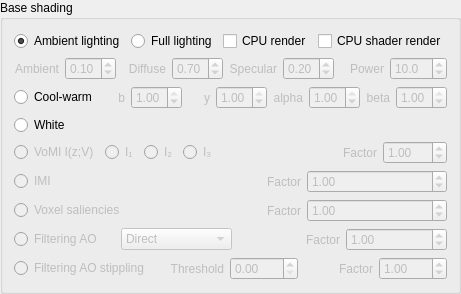
        <widget class="QGroupBox" name="m_baseShadingGroupBox">
         <property name="title">
          <string>Base shading</string>
         </property>
         <layout class="QVBoxLayout" name="verticalLayout">
          <item>
           <layout class="QVBoxLayout" name="verticalLayout_12">
            <item>
             <layout class="QHBoxLayout" name="horizontalLayout_3">
              <item>
               <widget class="QRadioButton" name="m_baseAmbientLightingRadioButton">
                <property name="text">
                 <string>Ambient lighting</string>
                </property>
                <property name="checked">
                 <bool>true</bool>
                </property>
               </widget>
              </item>
              <item>
               <widget class="QRadioButton" name="m_baseFullLightingRadioButton">
                <property name="text">
                 <string>Full lighting</string>
                </property>
               </widget>
              </item>
              <item>
               <widget class="QCheckBox" name="m_cpuRenderingCheckBox">
                <property name="text">
                 <string>CPU render</string>
                </property>
               </widget>
              </item>
              <item>
               <widget class="QCheckBox" name="m_cpuShaderRenderingCheckBox">
                <property name="text">
                 <string>CPU shader render</string>
                </property>
               </widget>
              </item>
             </layout>
            </item>
            <item>
             <layout class="QHBoxLayout" name="horizontalLayout_79">
              <item>
               <widget class="QLabel" name="m_baseAmbientLabel">
                <property name="enabled">
                 <bool>false</bool>
                </property>
                <property name="text">
                 <string>Ambient</string>
                </property>
                <property name="alignment">
                 <set>Qt::AlignRight|Qt::AlignTrailing|Qt::AlignVCenter</set>
                </property>
               </widget>
              </item>
              <item>
               <widget class="QDoubleSpinBox" name="m_baseAmbientDoubleSpinBox">
                <property name="enabled">
                 <bool>false</bool>
                </property>
                <property name="maximum">
                 <double>1.000000000000000</double>
                </property>
                <property name="singleStep">
                 <double>0.100000000000000</double>
                </property>
                <property name="value">
                 <double>0.100000000000000</double>
                </property>
               </widget>
              </item>
              <item>
               <widget class="QLabel" name="m_baseDiffuseLabel">
                <property name="enabled">
                 <bool>false</bool>
                </property>
                <property name="text">
                 <string>Diffuse</string>
                </property>
                <property name="alignment">
                 <set>Qt::AlignRight|Qt::AlignTrailing|Qt::AlignVCenter</set>
                </property>
               </widget>
              </item>
              <item>
               <widget class="QDoubleSpinBox" name="m_baseDiffuseDoubleSpinBox">
                <property name="enabled">
                 <bool>false</bool>
                </property>
                <property name="maximum">
                 <double>1.000000000000000</double>
                </property>
                <property name="singleStep">
                 <double>0.100000000000000</double>
                </property>
                <property name="value">
                 <double>0.700000000000000</double>
                </property>
               </widget>
              </item>
              <item>
               <widget class="QLabel" name="m_baseSpecularLabel">
                <property name="enabled">
                 <bool>false</bool>
                </property>
                <property name="text">
                 <string>Specular</string>
                </property>
                <property name="alignment">
                 <set>Qt::AlignRight|Qt::AlignTrailing|Qt::AlignVCenter</set>
                </property>
               </widget>
              </item>
              <item>
               <widget class="QDoubleSpinBox" name="m_baseSpecularDoubleSpinBox">
                <property name="enabled">
                 <bool>false</bool>
                </property>
                <property name="maximum">
                 <double>1.000000000000000</double>
                </property>
                <property name="singleStep">
                 <double>0.100000000000000</double>
                </property>
                <property name="value">
                 <double>0.200000000000000</double>
                </property>
               </widget>
              </item>
              <item>
               <widget class="QLabel" name="m_baseSpecularPowerLabel">
                <property name="enabled">
                 <bool>false</bool>
                </property>
                <property name="text">
                 <string>Power</string>
                </property>
                <property name="alignment">
                 <set>Qt::AlignRight|Qt::AlignTrailing|Qt::AlignVCenter</set>
                </property>
               </widget>
              </item>
              <item>
               <widget class="QDoubleSpinBox" name="m_baseSpecularPowerDoubleSpinBox">
                <property name="enabled">
                 <bool>false</bool>
                </property>
                <property name="decimals">
                 <number>1</number>
                </property>
                <property name="maximum">
                 <double>128.000000000000000</double>
                </property>
                <property name="value">
                 <double>10.000000000000000</double>
                </property>
               </widget>
              </item>
             </layout>
            </item>
           </layout>
          </item>
          <item>
           <layout class="QHBoxLayout" name="horizontalLayout_4">
            <item>
             <widget class="QRadioButton" name="m_baseCoolWarmRadioButton">
              <property name="enabled">
               <bool>true</bool>
              </property>
              <property name="text">
               <string>Cool-warm</string>
              </property>
             </widget>
            </item>
            <item>
             <widget class="QLabel" name="m_baseCoolWarmBLabel">
              <property name="enabled">
               <bool>false</bool>
              </property>
              <property name="text">
               <string>b</string>
              </property>
              <property name="alignment">
               <set>Qt::AlignRight|Qt::AlignTrailing|Qt::AlignVCenter</set>
              </property>
             </widget>
            </item>
            <item>
             <widget class="QDoubleSpinBox" name="m_baseCoolWarmBDoubleSpinBox">
              <property name="enabled">
               <bool>false</bool>
              </property>
              <property name="maximum">
               <double>1.000000000000000</double>
              </property>
              <property name="singleStep">
               <double>0.100000000000000</double>
              </property>
              <property name="value">
               <double>1.000000000000000</double>
              </property>
             </widget>
            </item>
            <item>
             <widget class="QLabel" name="m_baseCoolWarmYLabel">
              <property name="enabled">
               <bool>false</bool>
              </property>
              <property name="text">
               <string>y</string>
              </property>
              <property name="alignment">
               <set>Qt::AlignRight|Qt::AlignTrailing|Qt::AlignVCenter</set>
              </property>
             </widget>
            </item>
            <item>
             <widget class="QDoubleSpinBox" name="m_baseCoolWarmYDoubleSpinBox">
              <property name="enabled">
               <bool>false</bool>
              </property>
              <property name="maximum">
               <double>1.000000000000000</double>
              </property>
              <property name="singleStep">
               <double>0.100000000000000</double>
              </property>
              <property name="value">
               <double>1.000000000000000</double>
              </property>
             </widget>
            </item>
            <item>
             <widget class="QLabel" name="m_baseCoolWarmAlphaLabel">
              <property name="enabled">
               <bool>false</bool>
              </property>
              <property name="text">
               <string>alpha</string>
              </property>
              <property name="alignment">
               <set>Qt::AlignRight|Qt::AlignTrailing|Qt::AlignVCenter</set>
              </property>
             </widget>
            </item>
            <item>
             <widget class="QDoubleSpinBox" name="m_baseCoolWarmAlphaDoubleSpinBox">
              <property name="enabled">
               <bool>false</bool>
              </property>
              <property name="maximum">
               <double>1.000000000000000</double>
              </property>
              <property name="singleStep">
               <double>0.100000000000000</double>
              </property>
              <property name="value">
               <double>1.000000000000000</double>
              </property>
             </widget>
            </item>
            <item>
             <widget class="QLabel" name="m_baseCoolWarmBetaLabel">
              <property name="enabled">
               <bool>false</bool>
              </property>
              <property name="text">
               <string>beta</string>
              </property>
              <property name="alignment">
               <set>Qt::AlignRight|Qt::AlignTrailing|Qt::AlignVCenter</set>
              </property>
             </widget>
            </item>
            <item>
             <widget class="QDoubleSpinBox" name="m_baseCoolWarmBetaDoubleSpinBox">
              <property name="enabled">
               <bool>false</bool>
              </property>
              <property name="maximum">
               <double>1.000000000000000</double>
              </property>
              <property name="singleStep">
               <double>0.100000000000000</double>
              </property>
              <property name="value">
               <double>1.000000000000000</double>
              </property>
             </widget>
            </item>
           </layout>
          </item>
          <item>
           <widget class="QRadioButton" name="m_baseWhiteRadioButton">
            <property name="text">
             <string>White</string>
            </property>
           </widget>
          </item>
          <item>
           <layout class="QHBoxLayout" name="horizontalLayout_5">
            <item>
             <widget class="QRadioButton" name="m_baseVomiRadioButton">
              <property name="enabled">
               <bool>false</bool>
              </property>
              <property name="text">
               <string>VoMI I(z;V)</string>
              </property>
             </widget>
            </item>
            <item>
             <widget class="QRadioButton" name="m_baseVomi1RadioButton">
              <property name="enabled">
               <bool>false</bool>
              </property>
              <property name="text">
               <string>I₁</string>
              </property>
              <attribute name="buttonGroup">
               <string>buttonGroup_4</string>
              </attribute>
             </widget>
            </item>
            <item>
             <widget class="QRadioButton" name="m_baseVomi2RadioButton">
              <property name="enabled">
               <bool>false</bool>
              </property>
              <property name="text">
               <string>I₂</string>
              </property>
              <attribute name="buttonGroup">
               <string>buttonGroup_4</string>
              </attribute>
             </widget>
            </item>
            <item>
             <widget class="QRadioButton" name="m_baseVomi3RadioButton">
              <property name="enabled">
               <bool>false</bool>
              </property>
              <property name="text">
               <string>I₃</string>
              </property>
              <attribute name="buttonGroup">
               <string>buttonGroup_4</string>
              </attribute>
             </widget>
            </item>
            <item>
             <widget class="QLabel" name="m_baseVomiFactorLabel">
              <property name="enabled">
               <bool>false</bool>
              </property>
              <property name="sizePolicy">
               <sizepolicy hsizetype="MinimumExpanding" vsizetype="Preferred">
                <horstretch>0</horstretch>
                <verstretch>0</verstretch>
               </sizepolicy>
              </property>
              <property name="text">
               <string>Factor</string>
              </property>
              <property name="alignment">
               <set>Qt::AlignRight|Qt::AlignTrailing|Qt::AlignVCenter</set>
              </property>
             </widget>
            </item>
            <item>
             <widget class="QDoubleSpinBox" name="m_baseVomiFactorDoubleSpinBox">
              <property name="enabled">
               <bool>false</bool>
              </property>
              <property name="maximum">
               <double>100.000000000000000</double>
              </property>
              <property name="singleStep">
               <double>0.100000000000000</double>
              </property>
              <property name="value">
               <double>1.000000000000000</double>
              </property>
             </widget>
            </item>
           </layout>
          </item>
          <item>
           <layout class="QHBoxLayout" name="horizontalLayout_68">
            <item>
             <widget class="QRadioButton" name="m_baseImiRadioButton">
              <property name="enabled">
               <bool>false</bool>
              </property>
              <property name="text">
               <string>IMI</string>
              </property>
             </widget>
            </item>
            <item>
             <widget class="QLabel" name="m_baseImiFactorLabel">
              <property name="enabled">
               <bool>false</bool>
              </property>
              <property name="text">
               <string>Factor</string>
              </property>
              <property name="alignment">
               <set>Qt::AlignRight|Qt::AlignTrailing|Qt::AlignVCenter</set>
              </property>
             </widget>
            </item>
            <item>
             <widget class="QDoubleSpinBox" name="m_baseImiFactorDoubleSpinBox">
              <property name="enabled">
               <bool>false</bool>
              </property>
              <property name="maximum">
               <double>100.000000000000000</double>
              </property>
              <property name="singleStep">
               <double>0.100000000000000</double>
              </property>
              <property name="value">
               <double>1.000000000000000</double>
              </property>
             </widget>
            </item>
           </layout>
          </item>
          <item>
           <layout class="QHBoxLayout" name="horizontalLayout_8">
            <item>
             <widget class="QRadioButton" name="m_baseVoxelSalienciesRadioButton">
              <property name="enabled">
               <bool>false</bool>
              </property>
              <property name="text">
               <string>Voxel saliencies</string>
              </property>
             </widget>
            </item>
            <item>
             <widget class="QLabel" name="m_baseVoxelSalienciesFactorLabel">
              <property name="enabled">
               <bool>false</bool>
              </property>
              <property name="text">
               <string>Factor</string>
              </property>
              <property name="alignment">
               <set>Qt::AlignRight|Qt::AlignTrailing|Qt::AlignVCenter</set>
              </property>
             </widget>
            </item>
            <item>
             <widget class="QDoubleSpinBox" name="m_baseVoxelSalienciesFactorDoubleSpinBox">
              <property name="enabled">
               <bool>false</bool>
              </property>
              <property name="maximum">
               <double>100.000000000000000</double>
              </property>
              <property name="singleStep">
               <double>0.100000000000000</double>
              </property>
              <property name="value">
               <double>1.000000000000000</double>
              </property>
             </widget>
            </item>
           </layout>
          </item>
          <item>
           <layout class="QHBoxLayout" name="horizontalLayout_52">
            <item>
             <widget class="QRadioButton" name="m_baseFilteringAmbientOcclusionRadioButton">
              <property name="enabled">
               <bool>false</bool>
              </property>
              <property name="text">
               <string>Filtering AO</string>
              </property>
             </widget>
            </item>
            <item>
             <widget class="QComboBox" name="m_baseFilteringAmbientOcclusionTypeComboBox">
              <property name="enabled">
               <bool>false</bool>
              </property>
              <item>
               <property name="text">
                <string>Direct</string>
               </property>
              </item>
              <item>
               <property name="text">
                <string>Absolute value</string>
               </property>
              </item>
              <item>
               <property name="text">
                <string>Only negatives</string>
               </property>
              </item>
             </widget>
            </item>
            <item>
             <widget class="QLabel" name="m_baseFilteringAmbientOcclusionFactorLabel">
              <property name="enabled">
               <bool>false</bool>
              </property>
              <property name="text">
               <string>Factor</string>
              </property>
              <property name="alignment">
               <set>Qt::AlignRight|Qt::AlignTrailing|Qt::AlignVCenter</set>
              </property>
             </widget>
            </item>
            <item>
             <widget class="QDoubleSpinBox" name="m_baseFilteringAmbientOcclusionFactorDoubleSpinBox">
              <property name="enabled">
               <bool>false</bool>
              </property>
              <property name="maximum">
               <double>100.000000000000000</double>
              </property>
              <property name="singleStep">
               <double>0.100000000000000</double>
              </property>
              <property name="value">
               <double>1.000000000000000</double>
              </property>
             </widget>
            </item>
           </layout>
          </item>
          <item>
           <layout class="QHBoxLayout" name="horizontalLayout_69">
            <item>
             <widget class="QRadioButton" name="m_baseFilteringAmbientOcclusionStipplingRadioButton">
              <property name="enabled">
               <bool>false</bool>
              </property>
              <property name="text">
               <string>Filtering AO stippling</string>
              </property>
             </widget>
            </item>
            <item>
             <widget class="QLabel" name="m_baseFilteringAmbientOcclusionStipplingThresholdLabel">
              <property name="enabled">
               <bool>false</bool>
              </property>
              <property name="text">
               <string>Threshold</string>
              </property>
              <property name="alignment">
               <set>Qt::AlignRight|Qt::AlignTrailing|Qt::AlignVCenter</set>
              </property>
             </widget>
            </item>
            <item>
             <widget class="QDoubleSpinBox" name="m_baseFilteringAmbientOcclusionStipplingThresholdDoubleSpinBox">
              <property name="enabled">
               <bool>false</bool>
              </property>
              <property name="maximum">
               <double>1.000000000000000</double>
              </property>
              <property name="singleStep">
               <double>0.100000000000000</double>
              </property>
             </widget>
            </item>
            <item>
             <widget class="QLabel" name="m_baseFilteringAmbientOcclusionStipplingFactorLabel">
              <property name="enabled">
               <bool>false</bool>
              </property>
              <property name="text">
               <string>Factor</string>
              </property>
              <property name="alignment">
               <set>Qt::AlignRight|Qt::AlignTrailing|Qt::AlignVCenter</set>
              </property>
             </widget>
            </item>
            <item>
             <widget class="QDoubleSpinBox" name="m_baseFilteringAmbientOcclusionStipplingFactorDoubleSpinBox">
              <property name="enabled">
               <bool>false</bool>
              </property>
              <property name="maximum">
               <double>100.000000000000000</double>
              </property>
              <property name="singleStep">
               <double>0.100000000000000</double>
              </property>
              <property name="value">
               <double>1.000000000000000</double>
              </property>
             </widget>
            </item>
           </layout>
          </item>
         </layout>
        </widget>
